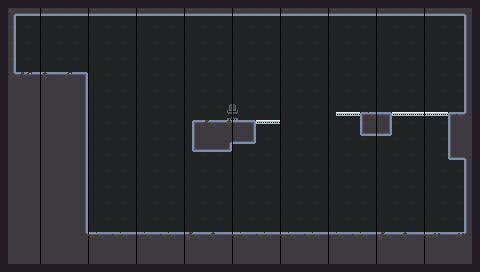

This game map was drawn from its Tiled (.tmx) file and the tilesets committed beside it. A one-line description and the trimmed map source follow:
An orthogonal 60x34 tile map with 8x8 px tiles, 5 tile layers (Ground, Semisolids, Other, OfficeBg, ...), 7 tilesets and 42 objects.

<map version="1.10" tiledversion="1.10.2" orientation="orthogonal" renderorder="right-down" width="60" height="34" tilewidth="8" tileheight="8" infinite="0" nextlayerid="12" nextobjectid="95">
 <tileset firstgid="1" source="../Tilesets/Rocks.tsx" />
 <tileset firstgid="37" source="../Tilesets/Branches.tsx" />
 <tileset firstgid="67" source="../Tilesets/Stalagtite.tsx" />
 <tileset firstgid="75" source="../Tilesets/Mechanics.tsx" />
 <tileset firstgid="94" source="../Tilesets/Decoration.tsx" />
 <tileset firstgid="110" source="../Tilesets/city.tsx" />
 <tileset firstgid="1760" source="../Tilesets/Semisolid.tsx" />
 <layer id="1" name="Ground" width="60" height="34">
  <data>[2040 cells, 761 non-empty, 13 distinct tile ids]</data>
 </layer>
 <layer id="10" name="Semisolids" width="60" height="34">
  <data>[2040 cells, 13 non-empty, 1 distinct tile ids]</data>
 </layer>
 <layer id="11" name="Other" width="60" height="34">
  <data>[2040 cells, 1 non-empty, 1 distinct tile ids]</data>
 </layer>
 <layer id="8" name="OfficeBg" width="60" height="34">
  <data>[2040 cells, 464 non-empty, 2 distinct tile ids]</data>
 </layer>
 <objectgroup id="4" name="Decoration">
  <object id="6" gid="94" x="456" y="112" width="9" height="13" />
  <object id="31" gid="102" x="64" y="72" width="24" height="32" />
  <object id="35" gid="100" x="368" y="112" width="44" height="32" />
  <object id="45" gid="106" x="416" y="24" width="24" height="4">
   <properties>
    <property name="SetConnector" type="object" value="50" />
   </properties>
  </object>
  <object id="47" gid="107" x="168" y="232" width="41" height="33" />
  <object id="50" gid="108" x="420" y="24" width="16" height="8" />
  <object id="57" gid="109" x="104" y="232" width="41" height="33" />
  <object id="58" gid="105" x="368" y="168" width="16" height="16">
   <properties>
    <property name="SetConnector" type="object" value="59" />
   </properties>
  </object>
  <object id="59" gid="104" x="372" y="144" width="8" height="8" />
  <object id="60" gid="106" x="368" y="24" width="24" height="4">
   <properties>
    <property name="SetConnector" type="object" value="61" />
   </properties>
  </object>
  <object id="61" gid="108" x="372" y="24" width="16" height="8" />
  <object id="62" gid="106" x="320" y="24" width="24" height="4">
   <properties>
    <property name="SetConnector" type="object" value="63" />
   </properties>
  </object>
  <object id="63" gid="108" x="324" y="24" width="16" height="8" />
  <object id="64" gid="106" x="272" y="24" width="24" height="4">
   <properties>
    <property name="SetConnector" type="object" value="65" />
   </properties>
  </object>
  <object id="65" gid="108" x="276" y="24" width="16" height="8" />
  <object id="66" gid="106" x="224" y="24" width="24" height="4">
   <properties>
    <property name="SetConnector" type="object" value="67" />
   </properties>
  </object>
  <object id="67" gid="108" x="228" y="24" width="16" height="8" />
  <object id="68" gid="106" x="176" y="24" width="24" height="4">
   <properties>
    <property name="SetConnector" type="object" value="69" />
   </properties>
  </object>
  <object id="69" gid="108" x="180" y="24" width="16" height="8" />
  <object id="70" gid="106" x="128" y="24" width="24" height="4">
   <properties>
    <property name="SetConnector" type="object" value="71" />
   </properties>
  </object>
  <object id="71" gid="108" x="132" y="24" width="16" height="8" />
  <object id="72" gid="106" x="80" y="24" width="24" height="4">
   <properties>
    <property name="SetConnector" type="object" value="73" />
   </properties>
  </object>
  <object id="73" gid="108" x="84" y="24" width="16" height="8" />
  <object id="84" gid="101" x="200" y="120" width="8" height="12" />
  <object id="85" gid="99" x="216" y="104" width="8" height="12" />
  <object id="86" gid="97" x="240" y="104" width="11" height="14" />
  <object id="87" gid="103" x="204" y="184" width="16" height="16">
   <properties>
    <property name="SetConnector" type="object" value="88" />
   </properties>
  </object>
  <object id="88" gid="104" x="208" y="160" width="8" height="8" />
  <object id="89" gid="104" x="240" y="152" width="8" height="8" />
  <object id="90" gid="105" x="236" y="176" width="16" height="16">
   <properties>
    <property name="SetConnector" type="object" value="89" />
   </properties>
  </object>
 </objectgroup>
 <layer id="5" name="Branches" width="60" height="34">
  <data>[2040 cells, 64 non-empty, 7 distinct tile ids]</data>
 </layer>
 <objectgroup id="7" name="Mechanics">
  <object id="15" gid="90" x="232" y="232" width="16" height="16" />
  <object id="16" gid="90" x="328" y="232" width="16" height="16" />
  <object id="17" gid="90" x="416" y="232" width="16" height="16" />
  <object id="24" gid="86" x="416" y="112" width="13" height="15" />
  <object id="25" gid="86" x="368" y="112" width="13" height="15" />
  <object id="27" gid="78" x="16" y="72" width="10" height="24" />
  <object id="37" gid="86" x="288" y="232" width="13" height="15" />
  <object id="55" gid="92" x="424" y="112" width="40" height="48" />
  <object id="56" gid="91" x="16" y="72" width="40" height="48" />
  <object id="91" gid="86" x="264" y="120" width="13" height="15" />
  <object id="92" gid="89" x="208" y="120" width="48" height="16" />
  <object id="93" gid="86" x="224" y="104" width="13" height="15" />
 </objectgroup>
</map>
